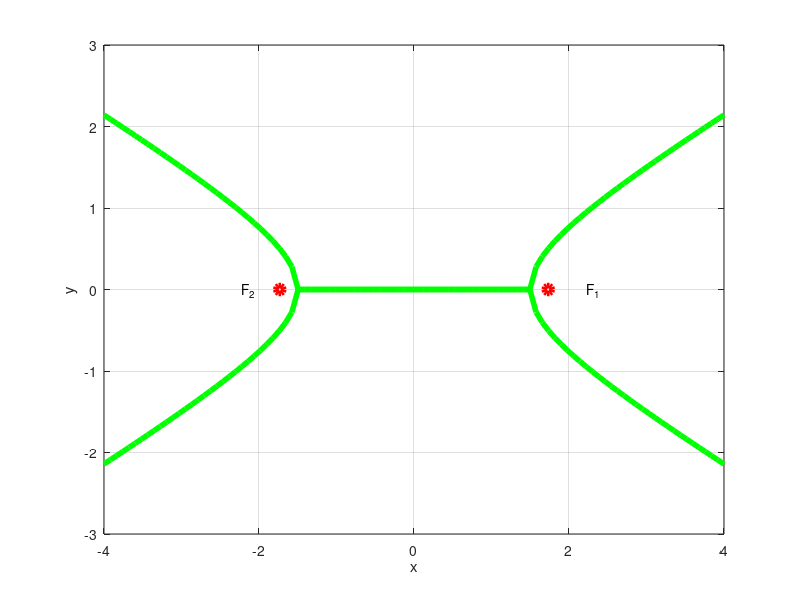

The MATLAB source for this figure:
clear;
close;
clc;

function plot_point(Q,str,offset)
plot(Q(1),Q(2),'ro','LineWidth',4)
text(Q(1)-offset(1),Q(2)-offset(2), str)
endfunction


%Plotting the hyperbola
a = 3/2;
b = sqrt(3)/2;
e = sqrt(1 + (b/a)^2)

x = linspace(-4,4,100);
y1 = b*sqrt(x.^2/a^2 - 1);
y2 = -b*sqrt(x.^2/a^2 - 1);

plot(x,y1,'g','LineWidth',4) 
hold
plot(x,y2,'g','LineWidth',4) 
grid

%Plotting the foci
F1= [a*e 0]';
F2= [-a*e 0]';

plot_point(F1,'F_1',[-0.5 0])
plot_point(F2,'F_2',[0.5 0])

xlabel('x')
ylabel('y')
print ('ee16b1038.eps', '-color')



